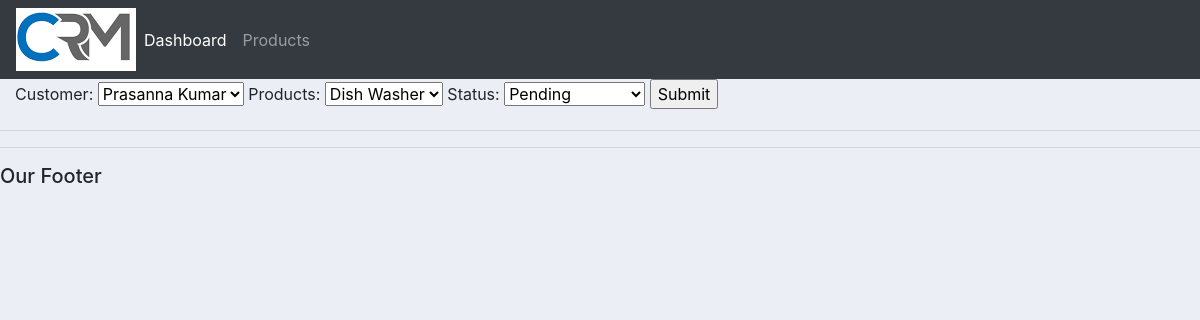
/update_order/5/, run on the app's committed database.
### New_app1/models.py (models this page shows, shortened)
class Orders(models.Model):
    STATUS= (
        ('Pending', 'Pending'),
        ('Out for Delivery', 'Out for Delivery'),
        ('Delivered', 'Delivered')
    )
    customer=models.ForeignKey(Customer, null=True, on_delete=models.SET_NULL)
    products=models.ForeignKey(Products, null=True, on_delete=models.SET_NULL)
    status = models.CharField(max_length=200, null=True, choices=STATUS)
    date_created = models.DateField(auto_now_add=True, null=True)

### New_app1/views.py (the view)
# urls.py: path('update_order/<str:pk>/', views.update_order, name="update_order"),
def update_order(request, pk):
    order=Orders.objects.get(id=pk)
    form=Orderform(instance=order)
    if request.method == 'POST':
        form=Orderform(request.POST, instance=order)
        if form.is_valid():
            form.save()
            return redirect('/')
    context = {'form': form}
    return render(request, 'order_form.html', context)

### New_app1/forms.py
class Orderform(ModelForm):
    class Meta:
        model=Orders
        fields='__all__'

### New_app1/models.py (called while the page is built)
    def __str__(self):
        return self.name

    def __str__(self):
        return self.name

### Templates/order_form.html (shortened to what this page needs)
{% extends  'Main.html' %}
{% load static %}
{% block content %}
<form action="" method="POST">
        {{form}}
    <input type="submit" name="Submit">
</form>
{% endblock %}

### static/css/main.css (style rules this page uses)
body { background-color:#ebeff5; }

### data on the page
Orders: customer "Prasanna Kumar", products "Dish Washer", status "Pending"
